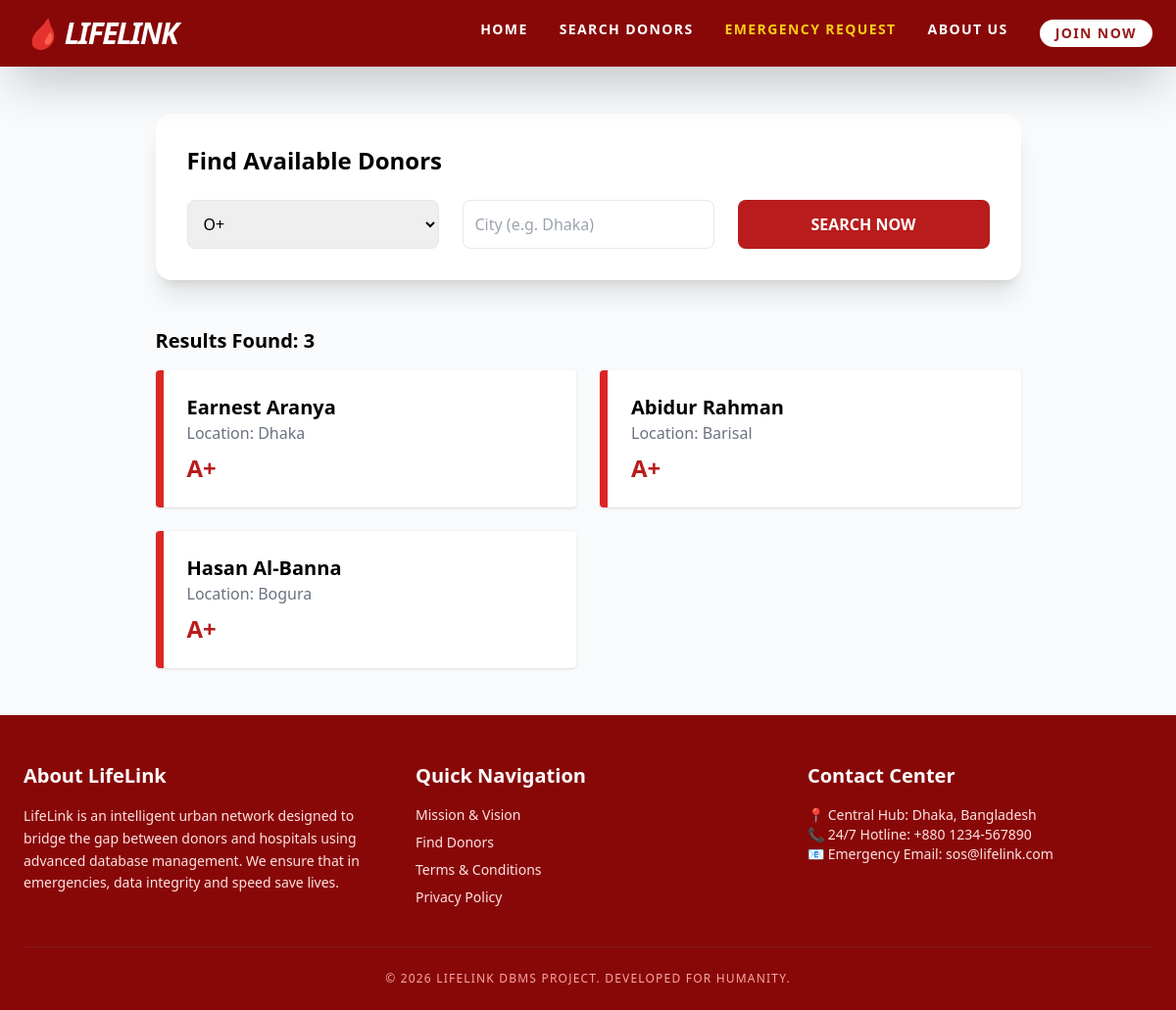
Screenshot of /search.php?blood_type=A+ with the database file from the repository.
### tables this page shows
CREATE TABLE `donors` (
  `Donor_ID` int(11) NOT NULL,
  `Full_Name` varchar(255) NOT NULL,
  `Blood_Type` varchar(5) NOT NULL,
  `City_Location` varchar(100) NOT NULL,
  `Contact_Number` varchar(20) NOT NULL,
  `Last_Donation_Date` date DEFAULT NULL,
  `Eligibility_Status` varchar(20) DEFAULT 'Available'
);

### search.php (the view, shortened to what this page needs)
<?php
include 'db_config.php';
include 'header.php';
$search_results = null;
if (isset($_GET['blood_type'])) {
    $bt = $_GET['blood_type'];
    $loc = $_GET['location'];
    $sql = "SELECT * FROM Donors WHERE Blood_Type = '$bt' AND City_Location LIKE '%$loc%' AND Eligibility_Status = 'Available'";
    $search_results = $conn->query($sql);
}
?>
<div class="max-w-7xl mx-auto p-12">
    <div class="bg-white p-8 rounded-2xl shadow-xl mb-12">
        <h2 class="text-2xl font-bold mb-6">Find Available Donors</h2>
        <form method="GET" class="grid grid-cols-1 md:grid-cols-3 gap-6">
            <select name="blood_type" class="p-3 border rounded-lg focus:ring-2 focus:ring-red-500">
                <option value="O+">O+</option><option value="O-">O-</option>
            </select>
            <input type="text" name="location" placeholder="City (e.g. Dhaka)" class="p-3 border rounded-lg">
            <button type="submit" class="bg-red-700 text-white font-bold rounded-lg hover:bg-red-800">SEARCH NOW</button>
        </form>
    </div>
    <?php if ($search_results): ?>
        <h3 class="text-xl font-bold mb-4">Results Found: <?php echo $search_results->num_rows; ?></h3>
        <div class="grid grid-cols-1 md:grid-cols-2 gap-6">
            <?php while($row = $search_results->fetch_assoc()): ?>
                <div class="bg-white p-6 border-l-8 border-red-600 rounded shadow hover:shadow-md transition">
                    <h4 class="text-xl font-bold"><?php echo $row['Full_Name']; ?></h4>
                    <p class="text-gray-500">Location: <?php echo $row['City_Location']; ?></p>
                    <p class="text-red-700 font-black mt-2 text-2xl"><?php echo $row['Blood_Type']; ?></p>
                </div>
            <?php endwhile; ?>
        </div>
    <?php endif; ?>
</div>
<?php include 'footer.php'; ?>

### rows the page displays
donors: Full_Name "Earnest Aranya", City_Location "Dhaka", Blood_Type "A+"
donors: Full_Name "Abidur Rahman", City_Location "Barisal", Blood_Type "A+"
donors: Full_Name "Hasan Al-Banna", City_Location "Bogura", Blood_Type "A+"

### other values shown
$search_results->num_rows "3"
